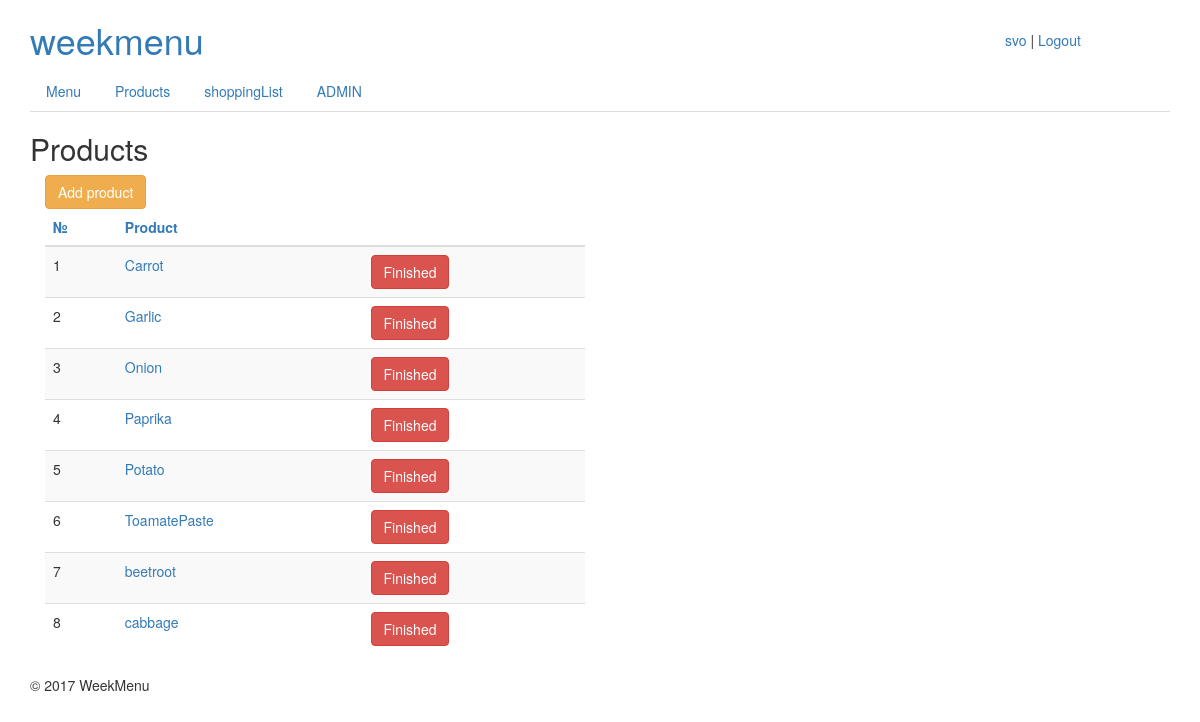
Screenshot of /products/ (signed in) with the database file from the repository.
### w_menu/models.py (models this page shows, shortened)
class Product(models.Model):
    class Meta(object):
        verbose_name = 'Product'
        verbose_name_plural = 'Products'
    title = models.CharField(
        max_length=256,
        blank=True,
        verbose_name='product'
    )
    available = models.BooleanField(
        verbose_name='available'
    )
    notes = models.TextField(
        blank=True,
        null=True,
        verbose_name='notes'
    )

### w_menu/views.py (the view)
# urls.py: url(r'^products/$', ProductsView.as_view(), name='products'),
@method_decorator(login_required, name='dispatch')
class ProductsView(ListView):
    template_name = 'products.html'
    ordering = ['title']
    try:
        queryset = Product.objects.filter(available=True)
    except ObjectDoesNotExist:
        pass

### w_menu/templates/products.html (shortened to what this page needs)
{% extends 'base.html' %}
{% block title %}Products{% endblock title %}
{% block content %}
{% if not object_list %}
<div class="alert alert-warning">
Products are absent. Please, adв<a href="{% url 'add_product' %}">Add product</a>
</div>
{% else %}
<div class="col-xs-6">
    <a href="{% url 'add_product' %}"> <button type="button" class="btn btn-warning">Add product</button> </a>
    <table class="table table-hover table-striped">
        <thead>
            <tr>
                <th><a href="#">№</a> </th>
                <th><a href="#">Product</a></th>
                <th></th>
            </tr>
        </thead>
        <tbody>
        {% for product in object_list %}
        <tr>
            <td>{{ forloop.counter }}</td>
            <td><a title="" href="#">{{ product.title }}</td>
            <td><button type="button" class="btn btn-danger">Finished</button></td>
        </tr>
        {% endfor %}
        </tbody>
    </table>
</div>
{% endif %}
{% endblock content %}

### w_menu/templates/base.html (shortened to what this page needs)
<!DOCTYPE html>
<html lang="uk">
    <head>
        <link rel="stylesheet" href="https://maxcdn.bootstrapcdn.com/bootstrap/3.3.7/css/bootstrap.min.css">
        <link rel="stylesheet" href="/static/css/main.css">
    </head>
    <body>
        <div class="container">
            <div class="row" id="header">
                <div class="col-xs-6">
                    <a href="{% url 'home'%}"><h1>weekmenu</h1></a>
                </div>
                {% if user.is_authenticated %}
                <div class="col-xs-2" id="user-toolbar">
                    <a href="{% url 'profile' %}"> {{ user.username }} </a>|
                    <a href="{% url 'users:auth_logout' %}">Logout</a>
                </div>
                {% else %}
                <div class="col-xs-6" id="user-toolbar">
                    <a href="{% url 'users:auth_login' %}">Login</a> | <a href="{% url 'users:registration_register' %}">Registration</a>
                </div>
                {% endif %}
            </div>
            <div class="row" id="sub-header">
                <div class="col-xs-12">
                    <ul class="nav nav-tabs" role="tablist">
                        <li role="presentation"><a href="#" class="active">Menu</a></li>
                        <li role="presentation"><a href="{% url 'products' %}">Products</a></li>
                        <li role="presentation" ><a href="{% url 'shopping_list' %}">shoppingList</a></li>
                        {% if user.is_authenticated %}
                        <li role="presentation" ><a href="{% url 'admin:index' %}">ADMIN</a></li>
                        {% endif %}
                    </ul>
                </div>
            </div>
            <div class="row" id="content-columns">
                <div class="col-xs-12" id="content-column">
                    <h2>{% block title %}{% endblock title %}</h2>
                    {% block content %}{% endblock content %}
                </div>
                <div class="col-xs-6" id="content-column"></div>
            </div>
            <div class="row" id="footer">
                <div class="col-xs-12">&copy; 2017 WeekMenu</div>
            </div>
        </div>
    </body>
</html>

### w_menu/static/css/main.css (style rules this page uses)
#user-toolbar { float: right; margin-top: 30px; text-alighn: right }

### rows the page displays
Product: title "Carrot"
Product: title "Garlic"
Product: title "Onion"
Product: title "Paprika"
Product: title "Potato"
Product: title "ToamatePaste"
Product: title "beetroot"
Product: title "cabbage"

### other values shown
{{ user.username }} "svo"
